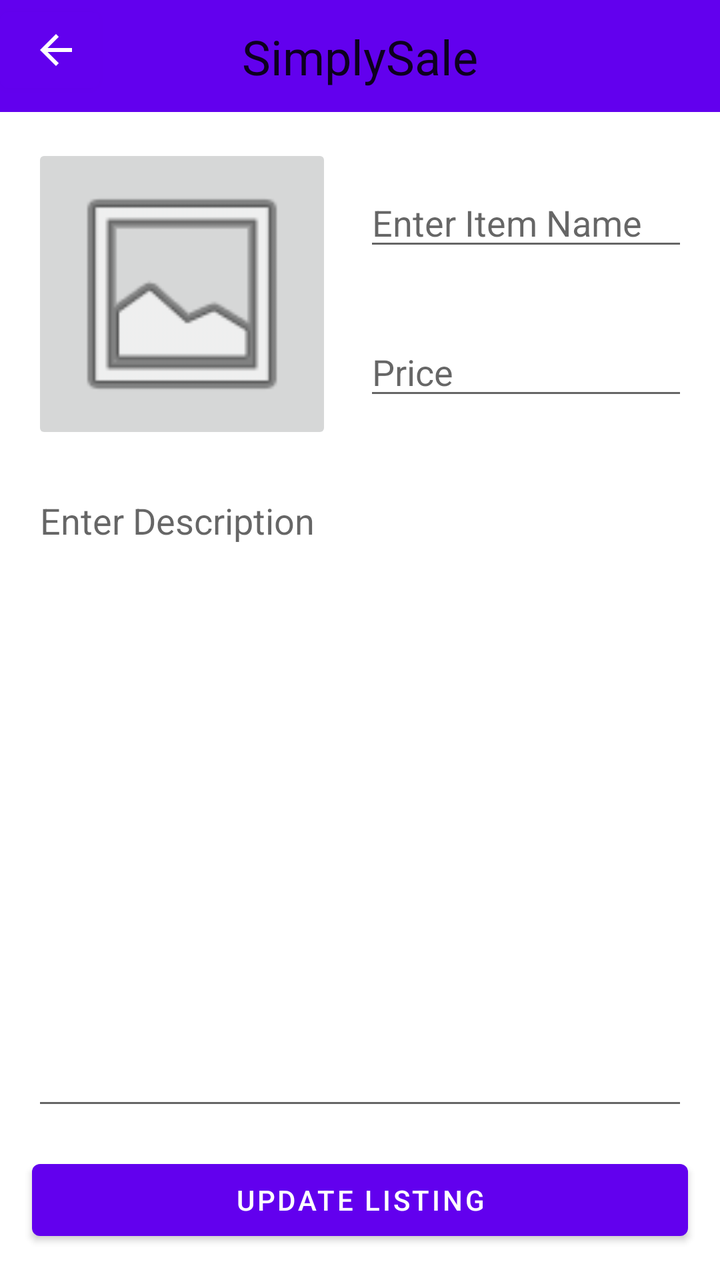
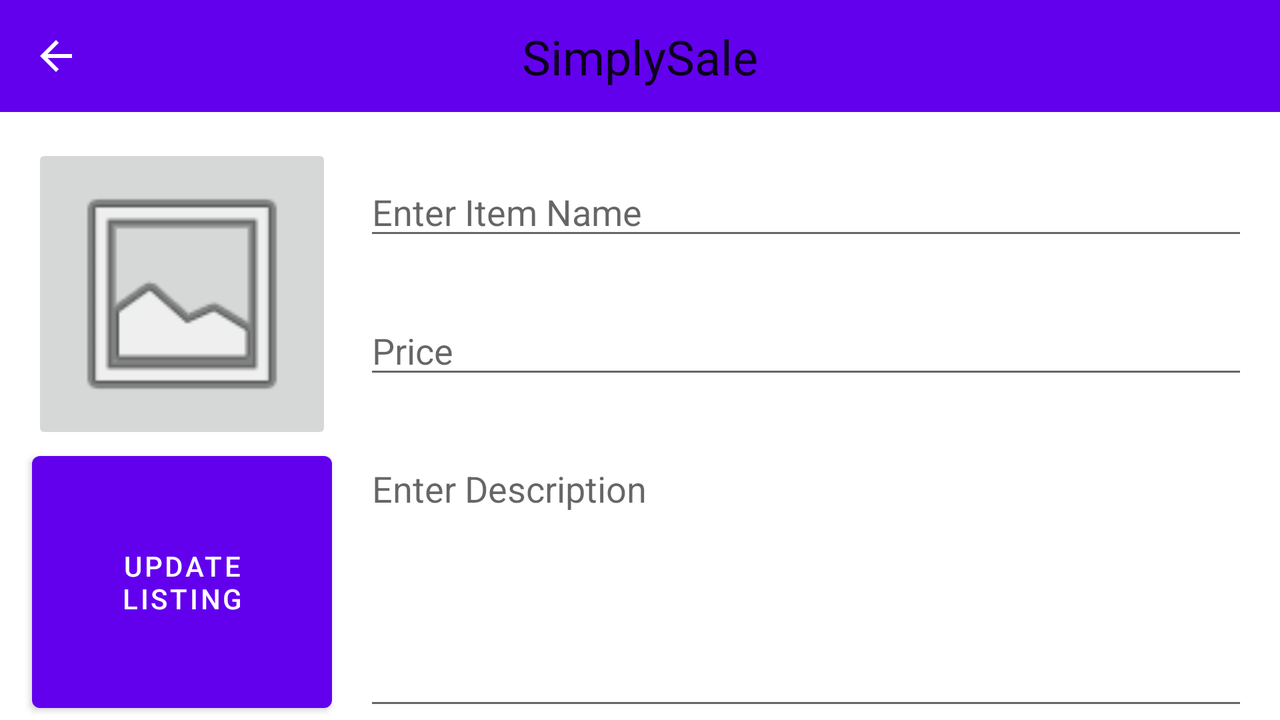

An Android layout and its configuration variant, each rendered on a device that would load it. The default file and the variant file are quoted in full after the pictures.
<!-- AndroidManifest.xml: application theme Theme.SimplySale -->
<!-- res/layout/activity_modify_listing.xml -->
<?xml version="1.0" encoding="utf-8"?>
<androidx.constraintlayout.widget.ConstraintLayout xmlns:android="http://schemas.android.com/apk/res/android"
    xmlns:app="http://schemas.android.com/apk/res-auto"
    xmlns:tools="http://schemas.android.com/tools"
    android:layout_width="match_parent"
    android:layout_height="match_parent"
    tools:context=".CreateListingActivity">

    <androidx.appcompat.widget.Toolbar
        android:id="@+id/toolbar3"
        android:layout_width="match_parent"
        android:layout_height="wrap_content"
        android:background="?attr/colorPrimary"
        android:minHeight="?attr/actionBarSize"
        android:theme="?attr/actionBarTheme"
        app:layout_constraintTop_toTopOf="parent"
        tools:layout_editor_absoluteX="1dp" />

    <TextView
        android:id="@+id/textView2"
        android:layout_width="wrap_content"
        android:layout_height="wrap_content"
        android:text="@string/app_name"
        android:textAppearance="@style/TextAppearance.AppCompat.Headline"
        app:layout_constraintBottom_toBottomOf="@+id/toolbar3"
        app:layout_constraintEnd_toEndOf="parent"
        app:layout_constraintStart_toStartOf="parent"
        app:layout_constraintTop_toTopOf="@+id/toolbar3" />

    <ImageButton
        android:id="@+id/buttonSelectImage"
        android:layout_width="150dp"
        android:layout_height="150dp"
        android:layout_marginStart="16dp"
        android:layout_marginLeft="16dp"
        android:layout_marginTop="16dp"
        android:contentDescription="@string/imagePlaceholder"
        android:scaleType="fitCenter"
        app:layout_constraintBottom_toTopOf="@+id/textDescription"
        app:layout_constraintStart_toStartOf="parent"
        app:layout_constraintTop_toBottomOf="@+id/toolbar3"
        app:srcCompat="@android:drawable/ic_menu_gallery" />

    <EditText
        android:id="@+id/textItemName"
        android:layout_width="0dp"
        android:layout_height="wrap_content"
        android:layout_marginStart="16dp"
        android:layout_marginLeft="16dp"
        android:layout_marginEnd="16dp"
        android:layout_marginRight="16dp"
        android:ems="10"
        android:hint="@string/item_name_placeholder"
        android:importantForAutofill="no"
        android:inputType="textPersonName"
        app:layout_constraintBottom_toTopOf="@+id/textItemPrice"
        app:layout_constraintEnd_toEndOf="parent"
        app:layout_constraintHorizontal_bias="0.5"
        app:layout_constraintStart_toEndOf="@+id/buttonSelectImage"
        app:layout_constraintTop_toBottomOf="@+id/toolbar3" />

    <EditText
        android:id="@+id/textItemPrice"
        android:layout_width="0dp"
        android:layout_height="wrap_content"
        android:layout_marginStart="16dp"
        android:layout_marginLeft="16dp"
        android:layout_marginEnd="16dp"
        android:layout_marginRight="16dp"
        android:ems="10"
        android:hint="@string/price_placeholder"
        android:importantForAutofill="no"
        android:inputType="numberDecimal"
        app:layout_constraintBottom_toTopOf="@+id/textDescription"
        app:layout_constraintEnd_toEndOf="parent"
        app:layout_constraintHorizontal_bias="0.5"
        app:layout_constraintStart_toEndOf="@+id/buttonSelectImage"
        app:layout_constraintTop_toBottomOf="@+id/textItemName" />

    <EditText
        android:id="@+id/textDescription"
        android:layout_width="fill_parent"
        android:layout_height="0dp"
        android:layout_marginStart="16dp"
        android:layout_marginLeft="16dp"
        android:layout_marginTop="16dp"
        android:layout_marginEnd="16dp"
        android:layout_marginRight="16dp"
        android:layout_marginBottom="16dp"
        android:ems="10"
        android:gravity="start|top"
        android:hint="@string/item_description_placeholder"
        android:importantForAutofill="no"
        android:inputType="textMultiLine"
        app:layout_constraintBottom_toTopOf="@+id/buttonSubmitListing"
        app:layout_constraintEnd_toEndOf="parent"
        app:layout_constraintStart_toStartOf="parent"
        app:layout_constraintTop_toBottomOf="@+id/buttonSelectImage" />

    <Button
        android:id="@+id/buttonSubmitListing"
        android:layout_width="0dp"
        android:layout_height="wrap_content"
        android:layout_marginStart="16dp"
        android:layout_marginLeft="16dp"
        android:layout_marginEnd="16dp"
        android:layout_marginRight="16dp"
        android:layout_marginBottom="16dp"
        android:text="@string/update_listing"
        app:layout_constraintBottom_toBottomOf="parent"
        app:layout_constraintEnd_toEndOf="parent"
        app:layout_constraintHorizontal_bias="0.5"
        app:layout_constraintStart_toStartOf="parent"
        app:layout_constraintTop_toBottomOf="@+id/textDescription" />

    <Button
        android:id="@+id/backButton"
        android:layout_width="50dp"
        android:layout_height="50dp"
        app:icon="@drawable/abc_vector_test"
        app:layout_constraintStart_toStartOf="parent"
        app:layout_constraintTop_toTopOf="parent" />

</androidx.constraintlayout.widget.ConstraintLayout>
<!-- resources referenced by this layout -->
<resources>
  <string name="app_name">SimplySale</string>
  <string name="imagePlaceholder">Choose an image</string>
  <string name="item_description_placeholder">Enter Description</string>
  <string name="item_name_placeholder">Enter Item Name</string>
  <string name="price_placeholder">Price</string>
  <string name="update_listing">Update Listing</string>
  <style name="Theme.SimplySale" parent="Theme.MaterialComponents.DayNight.NoActionBar">
          
          <item name="colorPrimary">@color/purple_500</item>
          <item name="colorPrimaryVariant">@color/purple_700</item>
          <item name="colorOnPrimary">@color/white</item>
          
          <item name="colorSecondary">@color/teal_200</item>
          <item name="colorSecondaryVariant">@color/teal_700</item>
          <item name="colorOnSecondary">@color/black</item>
          
          <item name="android:statusBarColor" tools:targetApi="l">?attr/colorPrimaryVariant</item>
          
      </style>
</resources>
<!-- res/layout-land/activity_modify_listing.xml (the repository's variant of the layout above) -->
<!-- drawn on the phone turned sideways -->
<?xml version="1.0" encoding="utf-8"?>
<androidx.constraintlayout.widget.ConstraintLayout xmlns:android="http://schemas.android.com/apk/res/android"
    xmlns:app="http://schemas.android.com/apk/res-auto"
    xmlns:tools="http://schemas.android.com/tools"
    android:layout_width="match_parent"
    android:layout_height="match_parent"
    tools:context=".CreateListingActivity">

    <androidx.appcompat.widget.Toolbar
        android:id="@+id/toolbar3"
        android:layout_width="match_parent"
        android:layout_height="wrap_content"
        android:background="?attr/colorPrimary"
        android:minHeight="?attr/actionBarSize"
        android:theme="?attr/actionBarTheme"
        app:layout_constraintEnd_toEndOf="parent"
        app:layout_constraintStart_toStartOf="parent"
        app:layout_constraintTop_toTopOf="parent" />

    <TextView
        android:id="@+id/textView2"
        android:layout_width="wrap_content"
        android:layout_height="wrap_content"
        android:text="@string/app_name"
        android:textAppearance="@style/TextAppearance.AppCompat.Headline"
        app:layout_constraintBottom_toBottomOf="@+id/toolbar3"
        app:layout_constraintEnd_toEndOf="parent"
        app:layout_constraintStart_toStartOf="parent"
        app:layout_constraintTop_toTopOf="@+id/toolbar3" />

    <ImageButton
        android:id="@+id/buttonSelectImage"
        android:layout_width="150dp"
        android:layout_height="150dp"
        android:layout_marginStart="16dp"
        android:layout_marginLeft="16dp"
        android:layout_marginTop="16dp"
        android:contentDescription="@string/imagePlaceholder"
        android:scaleType="fitCenter"
        app:layout_constraintStart_toStartOf="parent"
        app:layout_constraintTop_toBottomOf="@+id/toolbar3"
        app:srcCompat="@android:drawable/ic_menu_gallery" />

    <EditText
        android:id="@+id/textItemPrice"
        android:layout_width="0dp"
        android:layout_height="wrap_content"
        android:layout_marginStart="16dp"
        android:layout_marginLeft="16dp"
        android:layout_marginEnd="16dp"
        android:layout_marginRight="16dp"
        android:ems="10"
        android:hint="@string/price_placeholder"
        android:importantForAutofill="no"
        android:inputType="numberDecimal"
        app:layout_constraintBottom_toTopOf="@+id/textDescription"
        app:layout_constraintEnd_toEndOf="parent"
        app:layout_constraintStart_toEndOf="@+id/buttonSelectImage"
        app:layout_constraintTop_toBottomOf="@+id/textItemName" />

    <EditText
        android:id="@+id/textItemName"
        android:layout_width="0dp"
        android:layout_height="wrap_content"
        android:layout_marginStart="16dp"
        android:layout_marginLeft="16dp"
        android:layout_marginEnd="16dp"
        android:layout_marginRight="16dp"
        android:ems="10"
        android:hint="@string/item_name_placeholder"
        android:importantForAutofill="no"
        android:inputType="textPersonName"
        app:layout_constraintBottom_toTopOf="@+id/textItemPrice"
        app:layout_constraintEnd_toEndOf="parent"
        app:layout_constraintStart_toEndOf="@+id/buttonSelectImage"
        app:layout_constraintTop_toBottomOf="@+id/toolbar3" />

    <EditText
        android:id="@+id/textDescription"
        android:layout_width="0dp"
        android:layout_height="0dp"
        android:layout_marginStart="16dp"
        android:layout_marginLeft="16dp"
        android:layout_marginEnd="16dp"
        android:layout_marginRight="16dp"
        android:ems="10"
        android:gravity="start|top"
        android:hint="@string/item_description_placeholder"
        android:importantForAutofill="no"
        android:inputType="textMultiLine"
        app:layout_constraintBottom_toBottomOf="parent"
        app:layout_constraintEnd_toEndOf="parent"
        app:layout_constraintHorizontal_bias="0.5"
        app:layout_constraintStart_toEndOf="@+id/buttonSubmitListing"
        app:layout_constraintTop_toBottomOf="@+id/buttonSelectImage" />

    <Button
        android:id="@+id/buttonSubmitListing"
        android:layout_width="150dp"
        android:layout_height="0dp"
        android:layout_marginStart="16dp"
        android:layout_marginLeft="16dp"
        android:text="@string/update_listing"
        app:layout_constraintBottom_toBottomOf="parent"
        app:layout_constraintStart_toStartOf="parent"
        app:layout_constraintTop_toBottomOf="@+id/buttonSelectImage" />

    <Button
        android:id="@+id/backButton"
        android:layout_width="50dp"
        android:layout_height="50dp"
        app:icon="@drawable/abc_vector_test"
        app:layout_constraintBottom_toBottomOf="@+id/toolbar3"
        app:layout_constraintStart_toStartOf="parent"
        app:layout_constraintTop_toTopOf="@+id/toolbar3" />

</androidx.constraintlayout.widget.ConstraintLayout>
